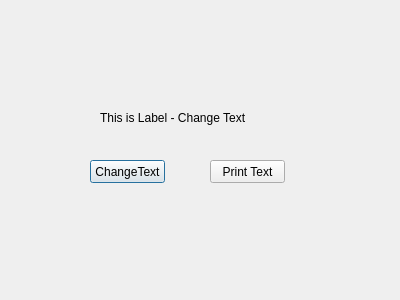
<?xml version="1.0" encoding="UTF-8"?>
<ui version="4.0">
 <class>Dialog</class>
 <widget class="QDialog" name="Dialog">
  <property name="geometry">
   <rect>
    <x>0</x>
    <y>0</y>
    <width>400</width>
    <height>300</height>
   </rect>
  </property>
  <property name="windowTitle">
   <string>Dialog</string>
  </property>
  <widget class="QLabel" name="label">
   <property name="geometry">
    <rect>
     <x>100</x>
     <y>110</y>
     <width>191</width>
     <height>16</height>
    </rect>
   </property>
   <property name="text">
    <string>This is Label - Change Text</string>
   </property>
  </widget>
  <widget class="QPushButton" name="btn01">
   <property name="geometry">
    <rect>
     <x>90</x>
     <y>160</y>
     <width>75</width>
     <height>23</height>
    </rect>
   </property>
   <property name="text">
    <string>ChangeText</string>
   </property>
  </widget>
  <widget class="QPushButton" name="btn02">
   <property name="geometry">
    <rect>
     <x>210</x>
     <y>160</y>
     <width>75</width>
     <height>23</height>
    </rect>
   </property>
   <property name="text">
    <string>Print Text</string>
   </property>
  </widget>
 </widget>
 <resources/>
 <connections/>
</ui>
